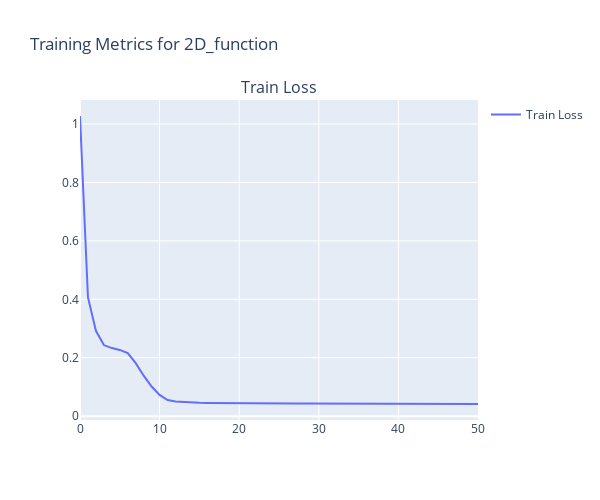

Notebook code cell kept with this figure:
### Markdown cell above
**MMGN Model:**

### Code cell
mmgn_trainer = trainer.Trainer(
    dataset='2D_function',
    n_epochs=50,
    model=model_MMGN,
    true_fx=gradient,  # True gradient function
    criterion='L1loss',  # Use L1 loss for gradient approximation
    optimizer='Adam',
    lr=0.001,
    batch_size=32,
    device='cuda' if torch.cuda.is_available() else 'cpu'
)

mmgn_trainer.train(train_loader_grad)
mmgn_trainer.plot_train_metrics()

### Figure 1 — Plotly figure (JSON) as saved in the notebook; plotly's stock layout.template omitted (floating-point values rounded to 4 significant figures)
{"data": [{"mode": "lines", "name": "Train Loss", "type": "scatter", "x": [0, 1, 2, 3, 4, 5, 6, 7, 8, 9, 10, 11, 12, 13, 14, 15, 16, 17, 18, 19, 20, 21, 22, 23, 24, 25, 26, 27, 28, 29, 30, 31, 32, 33, 34, 35, 36, 37, 38, 39, 40, 41, 42, 43, 44, 45, 46, 47, 48, 49, 50], "xaxis": "x", "y": [1.027, 0.4064, 0.2923, 0.2434, 0.2331, 0.2268, 0.2159, 0.1816, 0.1386, 0.1014, 0.07261, 0.05517, 0.0502, 0.04827, 0.04697, 0.04599, 0.04548, 0.04504, 0.04464, 0.04435, 0.04402, 0.04401, 0.04385, 0.04365, 0.0436, 0.04334, 0.04326, 0.04313, 0.04319, 0.04306, 0.04283, 0.04273, 0.04283, 0.04255, 0.04274, 0.04252, 0.04239, 0.04235, 0.0423, 0.04231, 0.04222, 0.04205, 0.04233, 0.04205, 0.04197, 0.04193, 0.04184, 0.04193, 0.04181, 0.0418, 0.04164], "yaxis": "y"}], "layout": {"annotations": [{"font": {"size": 16}, "showarrow": false, "text": "Train Loss", "x": 0.5, "xanchor": "center", "xref": "paper", "y": 1, "yanchor": "bottom", "yref": "paper"}], "height": 500, "showlegend": true, "title": {"text": "Training Metrics for 2D_function"}, "width": 600, "xaxis": {"anchor": "y", "domain": [0, 1]}, "yaxis": {"anchor": "x", "domain": [0, 1]}}}
